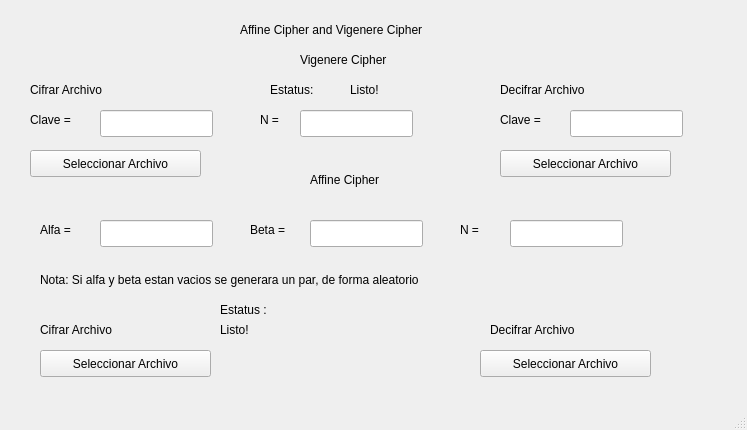
<?xml version="1.0" encoding="UTF-8"?>
<ui version="4.0">
 <class>MainWindow</class>
 <widget class="QMainWindow" name="MainWindow">
  <property name="enabled">
   <bool>true</bool>
  </property>
  <property name="geometry">
   <rect>
    <x>0</x>
    <y>0</y>
    <width>747</width>
    <height>430</height>
   </rect>
  </property>
  <property name="windowTitle">
   <string>Cryptografia</string>
  </property>
  <property name="autoFillBackground">
   <bool>false</bool>
  </property>
  <widget class="QWidget" name="centralwidget">
   <widget class="QLabel" name="label">
    <property name="geometry">
     <rect>
      <x>240</x>
      <y>20</y>
      <width>301</width>
      <height>19</height>
     </rect>
    </property>
    <property name="text">
     <string>Affine Cipher and Vigenere Cipher</string>
    </property>
   </widget>
   <widget class="QLabel" name="label_2">
    <property name="geometry">
     <rect>
      <x>300</x>
      <y>50</y>
      <width>151</width>
      <height>19</height>
     </rect>
    </property>
    <property name="text">
     <string>Vigenere Cipher</string>
    </property>
   </widget>
   <widget class="QLabel" name="label_3">
    <property name="geometry">
     <rect>
      <x>30</x>
      <y>80</y>
      <width>121</width>
      <height>19</height>
     </rect>
    </property>
    <property name="text">
     <string>Cifrar Archivo</string>
    </property>
   </widget>
   <widget class="QPushButton" name="vigeCifraPush">
    <property name="geometry">
     <rect>
      <x>30</x>
      <y>150</y>
      <width>171</width>
      <height>27</height>
     </rect>
    </property>
    <property name="text">
     <string>Seleccionar Archivo</string>
    </property>
   </widget>
   <widget class="QLineEdit" name="ClaveCifrar">
    <property name="geometry">
     <rect>
      <x>100</x>
      <y>110</y>
      <width>113</width>
      <height>27</height>
     </rect>
    </property>
   </widget>
   <widget class="QLabel" name="label_4">
    <property name="geometry">
     <rect>
      <x>30</x>
      <y>110</y>
      <width>61</width>
      <height>20</height>
     </rect>
    </property>
    <property name="text">
     <string>Clave = </string>
    </property>
   </widget>
   <widget class="QPushButton" name="vigeDecifraPush">
    <property name="geometry">
     <rect>
      <x>500</x>
      <y>150</y>
      <width>171</width>
      <height>27</height>
     </rect>
    </property>
    <property name="text">
     <string>Seleccionar Archivo</string>
    </property>
   </widget>
   <widget class="QLabel" name="label_5">
    <property name="geometry">
     <rect>
      <x>500</x>
      <y>80</y>
      <width>141</width>
      <height>19</height>
     </rect>
    </property>
    <property name="text">
     <string>Decifrar Archivo</string>
    </property>
   </widget>
   <widget class="QLabel" name="label_6">
    <property name="geometry">
     <rect>
      <x>500</x>
      <y>110</y>
      <width>71</width>
      <height>20</height>
     </rect>
    </property>
    <property name="text">
     <string>Clave =</string>
    </property>
   </widget>
   <widget class="QLineEdit" name="ClaveDecifrar">
    <property name="geometry">
     <rect>
      <x>570</x>
      <y>110</y>
      <width>113</width>
      <height>27</height>
     </rect>
    </property>
   </widget>
   <widget class="QLabel" name="label_7">
    <property name="geometry">
     <rect>
      <x>270</x>
      <y>80</y>
      <width>79</width>
      <height>19</height>
     </rect>
    </property>
    <property name="text">
     <string>Estatus:</string>
    </property>
   </widget>
   <widget class="QLabel" name="VigeLabel">
    <property name="geometry">
     <rect>
      <x>350</x>
      <y>80</y>
      <width>141</width>
      <height>19</height>
     </rect>
    </property>
    <property name="text">
     <string>Listo!</string>
    </property>
   </widget>
   <widget class="QLabel" name="label_9">
    <property name="geometry">
     <rect>
      <x>310</x>
      <y>170</y>
      <width>121</width>
      <height>19</height>
     </rect>
    </property>
    <property name="text">
     <string>Affine Cipher</string>
    </property>
   </widget>
   <widget class="QLineEdit" name="AlfaText">
    <property name="geometry">
     <rect>
      <x>100</x>
      <y>220</y>
      <width>113</width>
      <height>27</height>
     </rect>
    </property>
   </widget>
   <widget class="QLineEdit" name="BetaText">
    <property name="geometry">
     <rect>
      <x>310</x>
      <y>220</y>
      <width>113</width>
      <height>27</height>
     </rect>
    </property>
   </widget>
   <widget class="QLabel" name="label_10">
    <property name="geometry">
     <rect>
      <x>40</x>
      <y>220</y>
      <width>61</width>
      <height>19</height>
     </rect>
    </property>
    <property name="text">
     <string>Alfa = </string>
    </property>
   </widget>
   <widget class="QLabel" name="label_11">
    <property name="geometry">
     <rect>
      <x>250</x>
      <y>220</y>
      <width>61</width>
      <height>19</height>
     </rect>
    </property>
    <property name="text">
     <string>Beta = </string>
    </property>
   </widget>
   <widget class="QLabel" name="label_12">
    <property name="geometry">
     <rect>
      <x>220</x>
      <y>300</y>
      <width>91</width>
      <height>19</height>
     </rect>
    </property>
    <property name="text">
     <string>Estatus :</string>
    </property>
   </widget>
   <widget class="QLabel" name="AffineLabel">
    <property name="geometry">
     <rect>
      <x>220</x>
      <y>320</y>
      <width>261</width>
      <height>19</height>
     </rect>
    </property>
    <property name="text">
     <string>Listo!</string>
    </property>
   </widget>
   <widget class="QLabel" name="label_14">
    <property name="geometry">
     <rect>
      <x>40</x>
      <y>270</y>
      <width>661</width>
      <height>19</height>
     </rect>
    </property>
    <property name="text">
     <string>Nota: Si alfa y beta estan vacios se generara un par, de forma aleatorio</string>
    </property>
   </widget>
   <widget class="QLabel" name="label_15">
    <property name="geometry">
     <rect>
      <x>40</x>
      <y>320</y>
      <width>121</width>
      <height>19</height>
     </rect>
    </property>
    <property name="text">
     <string>Cifrar Archivo</string>
    </property>
   </widget>
   <widget class="QPushButton" name="AffineCifraPush">
    <property name="geometry">
     <rect>
      <x>40</x>
      <y>350</y>
      <width>171</width>
      <height>27</height>
     </rect>
    </property>
    <property name="text">
     <string>Seleccionar Archivo</string>
    </property>
   </widget>
   <widget class="QLabel" name="label_16">
    <property name="geometry">
     <rect>
      <x>490</x>
      <y>320</y>
      <width>141</width>
      <height>19</height>
     </rect>
    </property>
    <property name="text">
     <string>Decifrar Archivo</string>
    </property>
   </widget>
   <widget class="QPushButton" name="AffineDecifraPush">
    <property name="geometry">
     <rect>
      <x>480</x>
      <y>350</y>
      <width>171</width>
      <height>27</height>
     </rect>
    </property>
    <property name="text">
     <string>Seleccionar Archivo</string>
    </property>
   </widget>
   <widget class="QLabel" name="label_8">
    <property name="geometry">
     <rect>
      <x>260</x>
      <y>110</y>
      <width>41</width>
      <height>19</height>
     </rect>
    </property>
    <property name="text">
     <string>N = </string>
    </property>
   </widget>
   <widget class="QLineEdit" name="anillovige">
    <property name="geometry">
     <rect>
      <x>300</x>
      <y>110</y>
      <width>113</width>
      <height>27</height>
     </rect>
    </property>
   </widget>
   <widget class="QLabel" name="label_13">
    <property name="geometry">
     <rect>
      <x>460</x>
      <y>220</y>
      <width>41</width>
      <height>19</height>
     </rect>
    </property>
    <property name="text">
     <string>N = </string>
    </property>
   </widget>
   <widget class="QLineEdit" name="Ani">
    <property name="geometry">
     <rect>
      <x>510</x>
      <y>220</y>
      <width>113</width>
      <height>27</height>
     </rect>
    </property>
   </widget>
  </widget>
  <widget class="QStatusBar" name="statusbar"/>
 </widget>
 <resources/>
 <connections/>
</ui>
